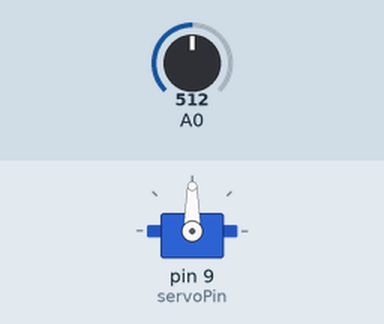
A sketch run on a simulated Arduino Uno, built with avr-gcc and run on an emulated ATmega328P. Shown: servo. The test bench sets the inputs (shaded band); at power-on: A0 = 512.

Above: at 1.2 s.
1.3 s: A0 set to 716
At 1.9 s:
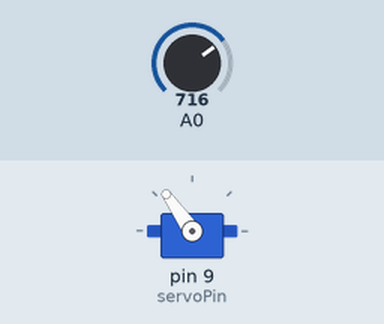
2.8 s: A0 set to 900
At 4.0 s:
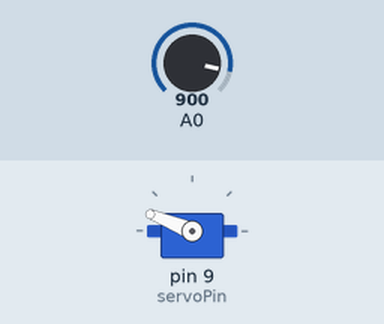
4.3 s: A0 set to 1023
At 5.4 s:
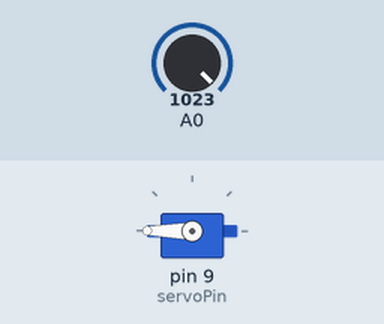
5.8 s: A0 set to 306
At 6.3 s:
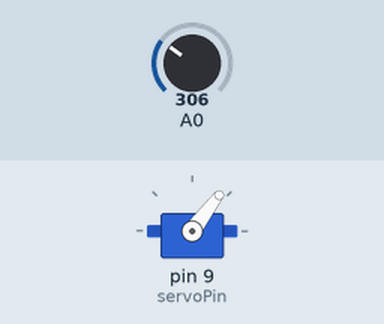
7.3 s: A0 set to 122
At 7.7 s:
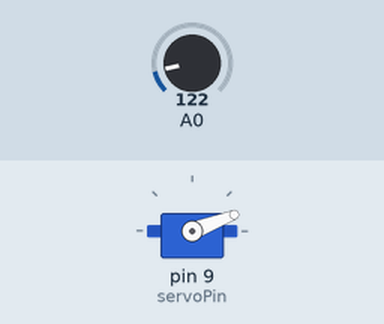
Timing chart, 0 to 9.8 s (numbered marks = the images above; inputs shaded):
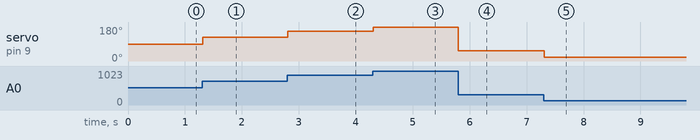

The sketch:

Servo_Knob.ino
```cpp
#include <Servo.h>

int servoPin = 9;

Servo servo;

void setup()
{
  servo.attach(servoPin);
}


void loop()
{
  int analogValue = analogRead(A0);

  int angle = map(analogValue, 0, 1023, 0, 180);

  servo.write(angle);
  delay(15);

}
```

Measured:
- after the input at 1.3 s, servo on pin 9 (servoPin): 90° → 125° at once
- after the input at 2.8 s, servo on pin 9 (servoPin): 125° → 158° at once
- after the input at 4.3 s, servo on pin 9 (servoPin): 158° → 180° at once
- after the input at 5.8 s, servo on pin 9 (servoPin): 180° → 53° at once
- after the input at 7.3 s, servo on pin 9 (servoPin): 53° → 21° at once
